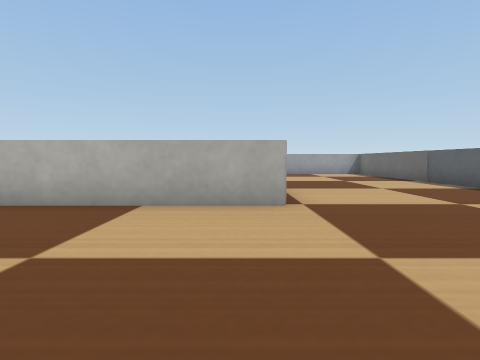
View 1 (above)

20 first-person views from a walk through a Webots world. The camera is 0.07 m above the floor, tilts 4° down and sees 80° across. The floor is counted in squares, 0.1 m on a side. Each view is taken from the middle of a square. On the plan, view 1 faces up. The plan holds only what a view shows up to about 10 squares ahead; the rest is blank. The robots in the file are not drawn. Webots' stock objects and surfaces are drawn as simple stand-ins.

View 2
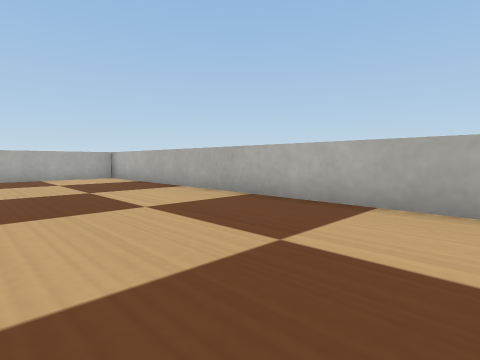

View 3
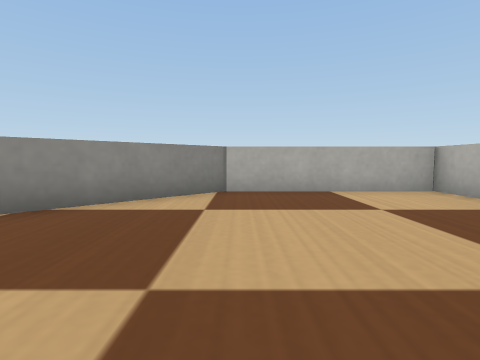

View 4
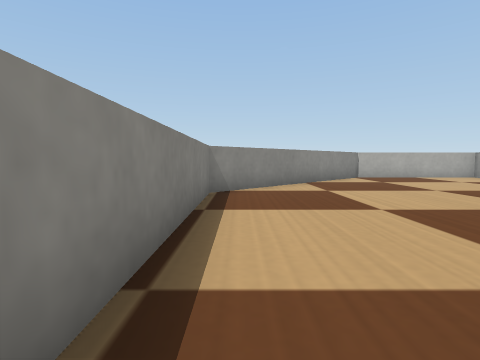

View 5
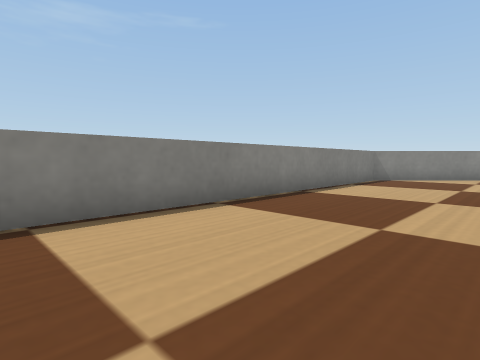

View 6
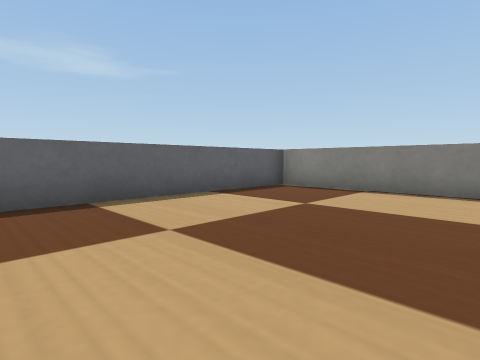

View 7
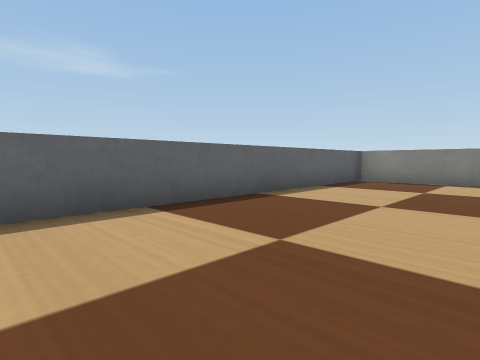

View 8
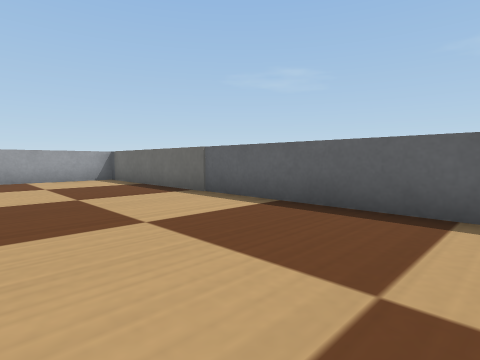

View 9
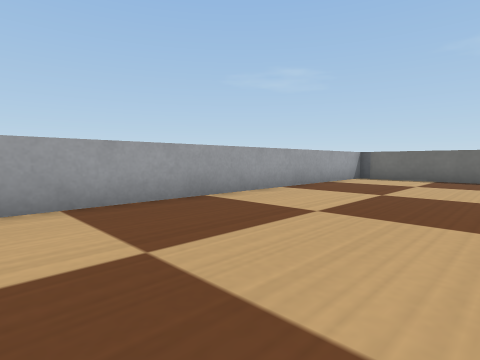

View 10
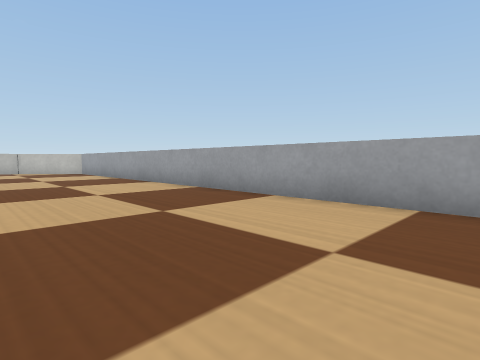

View 11
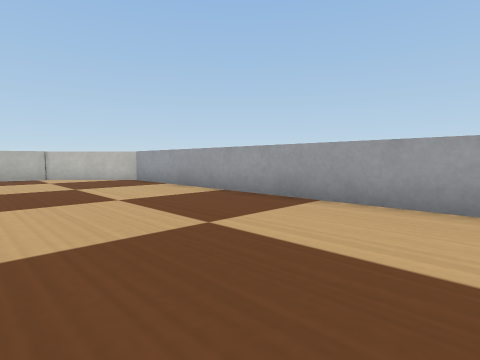

View 12
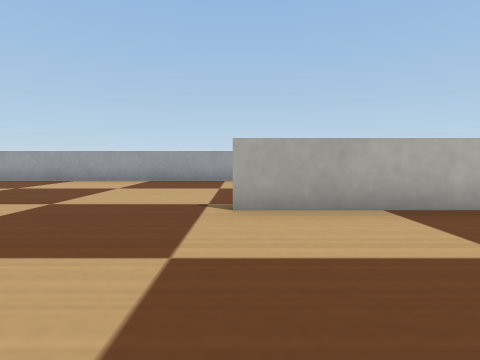

View 13
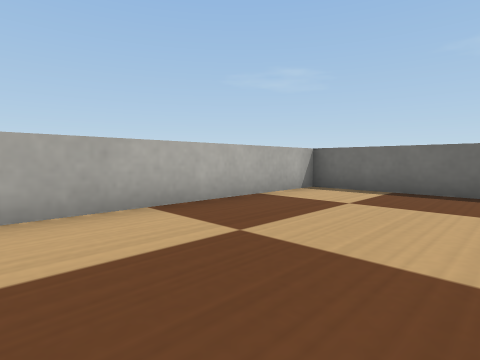

View 14
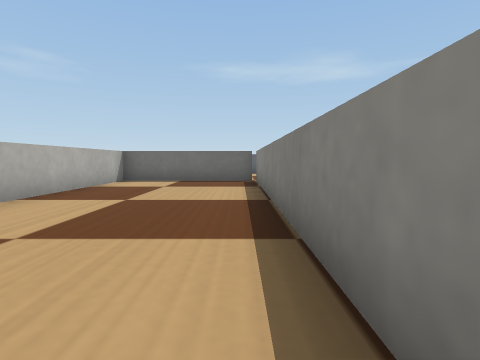

View 15
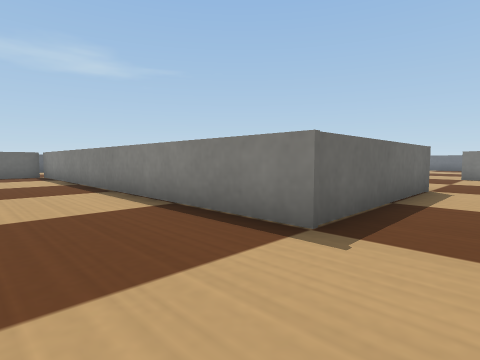

View 16
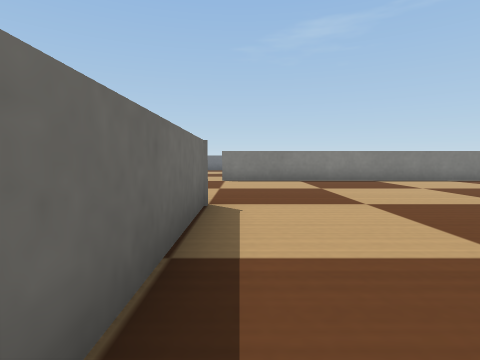

View 17
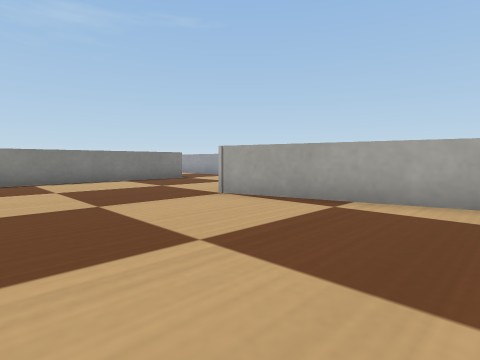

View 18
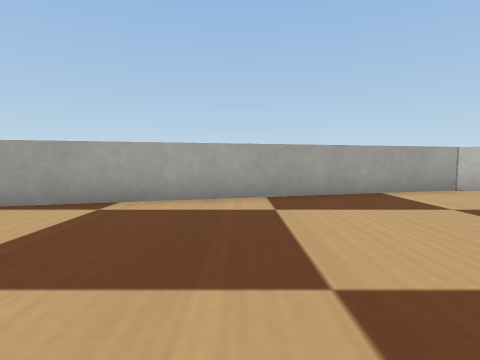

View 19
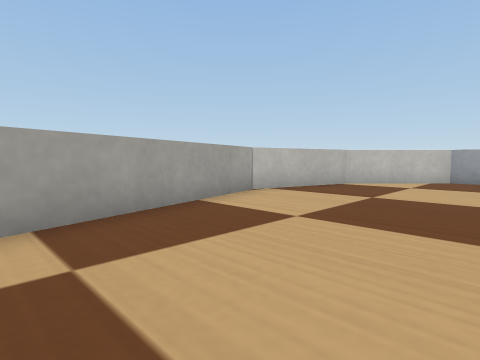

View 20
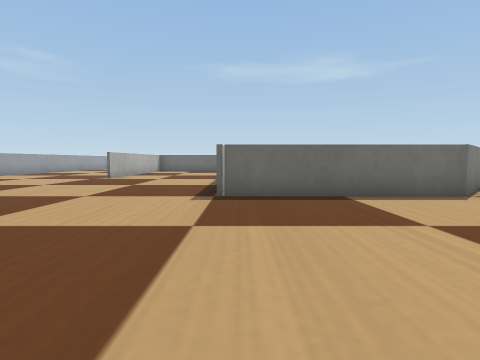

### Floor plan
Points are (right, up) in squares from view 1. A wall is a line through its corners. A room is listed if a view was taken in it or the views show most of it. See-through windows are left out.
Room 1 (views 1, 2, 3, 4, 5, 6)
walls: (0.7, 4.4) (-11.3, 4.4) (-11.3, -0.4) (-6.1, -5.6) (6, -5.6); (6, -6) (6, 2.4)
ways out: opening at (3.5, 3) to room 2
Room 2 (views 7, 8, 9, 10, 11, 12, 13, 14, 15, 16, 17, 18, 19, 20)
walls: (-9.9, -1.9) (-11.5, -0.4) (-11.5, 4.4) (0.2, 4.4); (0.7, 4.5) (0.7, 8.9) (-6.1, 8.9); (-20.1, -5.6) (-11.4, -5.6); (6, 2.4) (6, 14.1); (5.8, 14.5) (-18.6, 14.5) (-20.7, 12.4) (-21.6, 9.1) (-19, -0.6)
ways out: opening at (3.5, 3) to room 1; opening at (-20.5, -3); opening at (-9.5, -6)

Where each view was taken, in squares from view 1:
view 1: 0 up, 0 right, facing up
view 2: 0 up, 0 right, facing up-left
view 3: 0 up, 5 left, facing left
view 4: 5 down, 0 right, facing left
view 5: 2 down, 4 right, facing down-left
view 6: 1 up, 1 right, facing down-right
view 7: 4 up, 2 right, facing down-right
view 8: 4 up, 2 right, facing up-right
view 9: 10 up, 5 left, facing up-right
view 10: 10 up, 3 left, facing up-left
view 11: 10 up, 9 left, facing up-left
view 12: 5 up, 6 left, facing up
view 13: 5 up, 6 left, facing up-right
view 14: 5 up, 9 left, facing right
view 15: 7 up, 13 left, facing down-right
view 16: 4 up, 12 left, facing down
view 17: 4 up, 15 left, facing down-left
view 18: 4 up, 15 left, facing left
view 19: 4 up, 17 left, facing up-left
view 20: 4 up, 17 left, facing right
